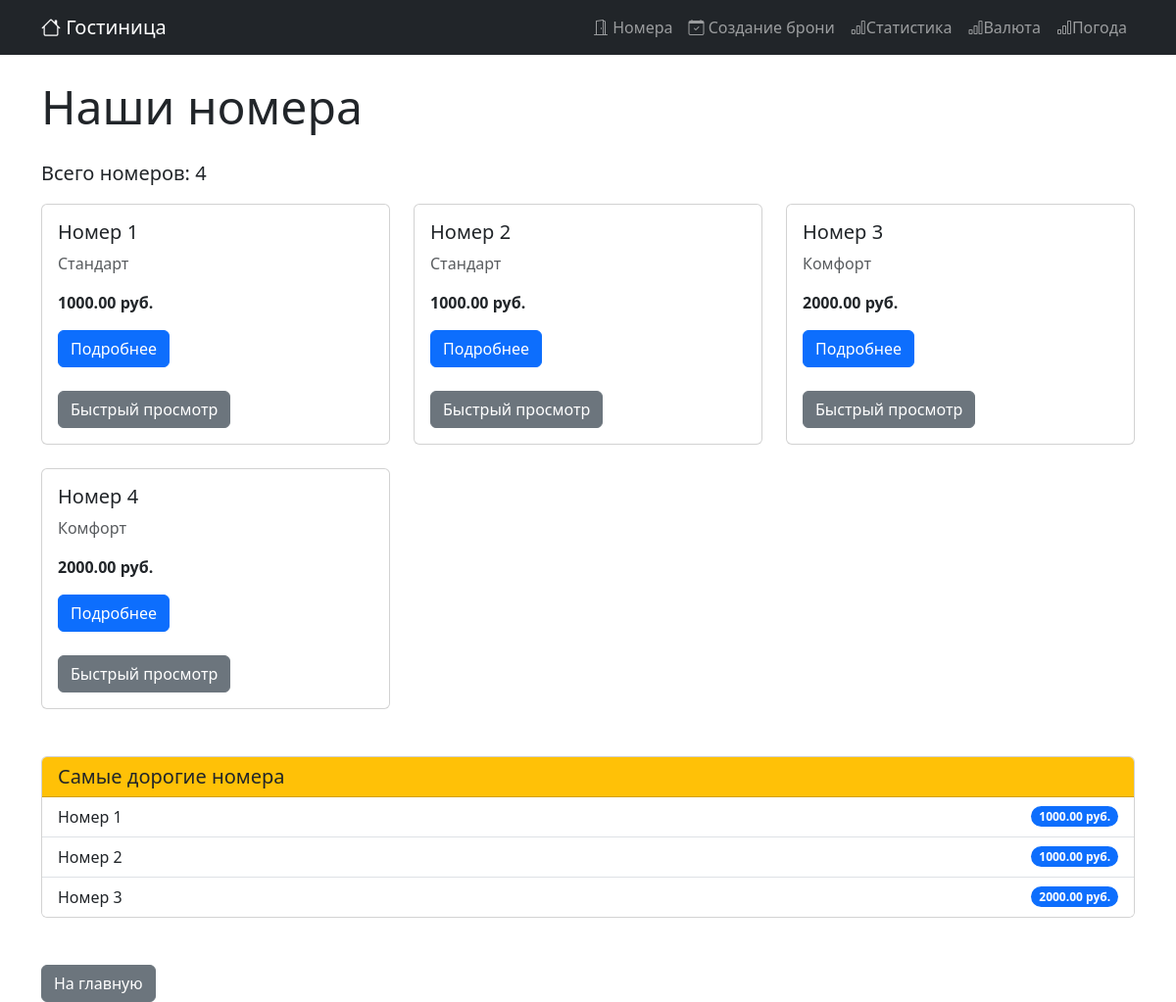
/rooms/, run on the app's committed database.
### hotel_def/models.py (models this page shows, shortened)
class Room(models.Model):
    number = models.CharField('Номер комнаты', max_length=10, unique=True)
    room_type = models.CharField('Тип номера', max_length=50, default='Стандарт')
    price_per_night = models.DecimalField('Цена за ночь', max_digits=10, decimal_places=2)
    floor = models.PositiveIntegerField('Этаж')
    class Meta:
        verbose_name = 'Номер'
        verbose_name_plural = 'Номера'

### hotel_def/views.py (the view)
# urls.py: path('rooms/', views.RoomListView.as_view(), name='room_list'),
class RoomListView(ListView):
    model = Room
    template_name = 'room_list.html'
    context_object_name = 'rooms'
    def get_queryset(self):
        queryset = super().get_queryset()
        room_type = self.request.GET.get('type')
        if room_type:
            queryset = queryset.filter(room_type__icontains=room_type)
        return queryset

### hotel_def/templatetags/hotel_tags.py (called while the page is built)
@register.simple_tag
def total_rooms():
    return Room.objects.count()

@register.filter
def add_rub(value):
    return f"{value} руб."

@register.inclusion_tag('tags/popular_rooms.html')
def show_popular_rooms(count=3):
    rooms = Room.objects.order_by('price_per_night')[:count]
    return {'rooms':rooms}

### hotel_def/templates/room_list.html (shortened to what this page needs)
{% extends 'base.html'%}
{% load hotel_tags %}
{% block content %}
    <h1 class="bi list display-5 mb-4">Наши номера</h1>
    <p class="lead">Всего номеров: {% total_rooms %}</p>
    <div class="row">
        {% for room in rooms %}
            <div class="col-md-4 mb-4">
                <div class="card h-100">
                    <div class="card-body">
                    <h5 class="card-title">Номер {{ room.number }}</h5>
                    <p class="card-text text-muted">{{ room.room_type }}</p>
                    <p class="card-text fw-bold">{{ room.price_per_night|add_rub }} </p>
                    <a href="{% url 'hotel:room_detail' room.pk %}" class="btn btn-primary">Подробнее</a>
                    <br><br>
                    <button class="btn btn-secondary" data-bs-toggle="modal" data-bs-target="#modal{{ room.pk }}">Быстрый просмотр</button>
                    </div>
                </div>
            </div>
        {% empty %}
            <div class="col-12">
                <div class="alert alert-info">Пока номеров нету</div>
            </div>
        {% endfor %}
    </div>
        <div class="mt-4">
            {% show_popular_rooms 3 %}
        </div>
    <br>
    <a href="{% url 'core:home' %}" class="btn btn-secondary">На главную</a>
{% endblock %}

### core/templates/base.html (shortened to what this page needs)
<!DOCTYPE html>
<html lang="en">
<head>
    <link href="https://cdn.jsdelivr.net/npm/bootstrap@5.3.0/dist/css/bootstrap.min.css" rel="stylesheet">
    <link rel="stylesheet" href="https://cdn.jsdelivr.net/npm/bootstrap-icons@1.11.0/font/bootstrap-icons.css">
</head>
<body>
    <nav class="navbar navbar-expand-lg navbar-dark bg-dark">
            <div class="container">
                <a class="navbar-brand" href="{% url 'core:home' %}">
                    <i class="bi bi-house"></i> Гостиница
                </a>
                <ul class="navbar-nav">
                    <li class="nav-item">
                        <a class= "nav-link" href="{% url 'hotel:room_list' %}">
                            <i class="bi bi-door-open"></i> Номера
                        </a>
                    </li>
                    <li class=" nav-item">
                        <a class= "nav-link" href="{% url 'hotel:booking_create' %}">
                            <i class="bi bi-calendar-check"></i> Создание брони
                        </a>
                    </li>
                    <li class="nav-item">
                        <a class="nav-link" href="{% url 'core:stats'%}">
                            <i class="bi bi-bar-chart"></i>Статистика
                        </a>
                    </li>
                    <li class="nav-item">
                        <a class="nav-link" href="{% url 'core:currency'%}">
                            <i class="bi bi-bar-chart"></i>Валюта
                        </a>
                    </li>
                    <li class="nav-item">
                        <a class="nav-link" href="{% url 'core:weather'%}">
                            <i class="bi bi-bar-chart"></i>Погода
                        </a>
                    </li>
                </ul>
            </div>
    </nav>
    <div class="container mt-4">
            {% block content %}
            {% endblock %}
        </div>
</body>
</html>

### hotel_def/templates/tags/popular_rooms.html (shortened to what this page needs)
{% load hotel_tags %}
<div class="card mt-4">
    <div class="card-header bg-warning text-dark">
        <h5 class="mb-0">Самые дорогие номера</h5>
    </div>
    <ul class="list-group list-group-flush">
        {% for room in rooms %}
            <li class="list-group-item d-flex justify-content-between align-items-center">
                Номер {{ room.number }}
                <span class="badge bg-primary rounded-pill">{{ room.price_per_night|add_rub }}</span>
            </li>
        {% empty %}
            <li class="list-group-item">Нет номеров</li>
        {% endfor %}
    </ul>
</div>

### data on the page
Room: number "1", room_type "Стандарт", price_per_night|add_rub "1000.00 руб."
Room: number "2", room_type "Стандарт", price_per_night|add_rub "1000.00 руб."
Room: number "3", room_type "Комфорт", price_per_night|add_rub "2000.00 руб."
Room: number "4", room_type "Комфорт", price_per_night|add_rub "2000.00 руб."
